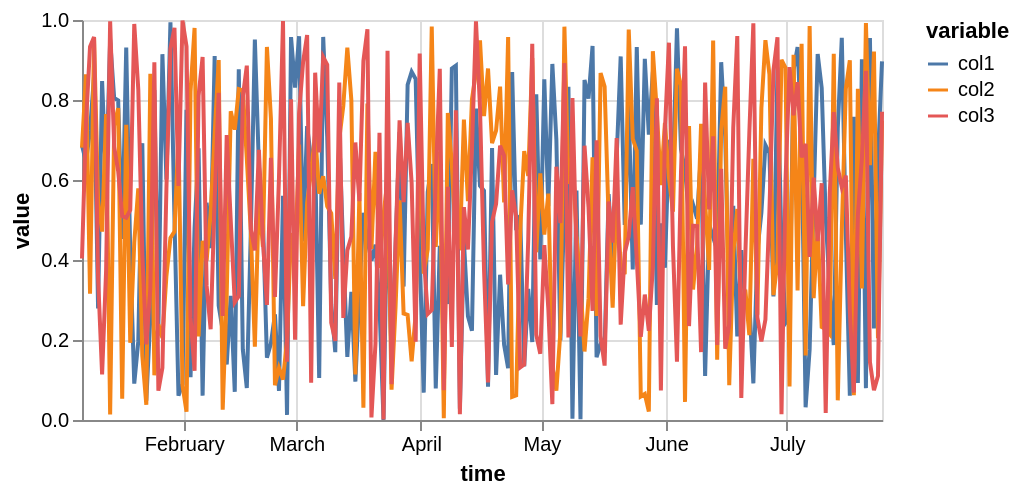

The cell this chart's notebook holds for it:
### Code cell
# assemble into a timeseries
ts = on.TimeSeries.from_data(data, index = index, columns = columns)
ts.plot()

### Figure 1 — Vega specification as saved in the notebook (floating-point values rounded to 4 significant figures; data arrays with more than 128 entries replaced by an {"elided": "..."} marker saying what was removed)
{"$schema": "https://vega.github.io/schema/vega/v5.json", "data": [{"name": "source_0", "values": {"elided": "600 records"}, "transform": [{"type": "formula", "expr": "toDate(datum['time'])", "as": "time"}]}, {"name": "source_0_y_domain_value", "values": [{"min": 0.000162, "max": 0.9987}]}, {"name": "source_0_color_domain_variable", "values": [{"variable": "col1"}, {"variable": "col2"}, {"variable": "col3"}]}], "marks": [{"type": "group", "name": "layer_0_pathgroup", "from": {"facet": {"data": "source_0", "name": "faceted_path_layer_0_main", "groupby": ["variable"]}}, "encode": {"update": {"height": {"field": {"signal": null, "datum": null, "group": "height", "parent": null}}, "width": {"field": {"signal": null, "datum": null, "group": "width", "parent": null}}}}, "marks": [{"type": "line", "name": "layer_0_marks", "from": {"data": "faceted_path_layer_0_main"}, "sort": {"field": "x"}, "encode": {"update": {"y": {"field": "value", "scale": "y"}, "defined": {"signal": "isValid(datum[\"time\"]) && isFinite(+datum[\"time\"]) && isValid(datum[\"value\"]) && isFinite(+datum[\"value\"])"}, "stroke": {"field": "variable", "scale": "color"}, "x": {"field": "time", "scale": "x"}}}, "style": ["line"]}]}], "scales": [{"name": "x", "type": "time", "domain": {"data": "source_0", "field": "time"}, "range": [0, {"signal": "width"}]}, {"name": "y", "type": "linear", "domain": [{"signal": "(data(\"source_0_y_domain_value\")[0] || {}).min"}, {"signal": "(data(\"source_0_y_domain_value\")[0] || {}).max"}], "range": [{"signal": "height"}, 0], "nice": true, "zero": true}, {"name": "color", "type": "ordinal", "domain": {"data": "source_0_color_domain_variable", "field": "variable", "sort": true}, "range": "category"}], "axes": [{"scale": "x", "labels": false, "ticks": false, "tickCount": {"signal": "ceil(width/40)"}, "domain": false, "orient": "bottom", "grid": true, "zindex": 0, "minExtent": 0, "aria": false, "maxExtent": 0, "gridScale": "y"}, {"scale": "y", "aria": false, "tickCount": {"signal": "ceil(height/40)"}, "labels": false, "orient": "left", "gridScale": "x", "minExtent": 0, "ticks": false, "zindex": 0, "maxExtent": 0, "domain": false, "grid": true}, {"scale": "x", "zindex": 0, "labelFlush": true, "tickCount": {"signal": "ceil(width/40)"}, "orient": "bottom", "title": "time", "grid": false, "labelOverlap": true}, {"scale": "y", "labelOverlap": true, "zindex": 0, "title": "value", "orient": "left", "grid": false, "tickCount": {"signal": "ceil(height/40)"}}], "padding": 5, "background": "white", "width": 400, "legends": [{"stroke": "color", "symbolType": "stroke", "title": "variable"}], "height": 200, "style": "cell"}
